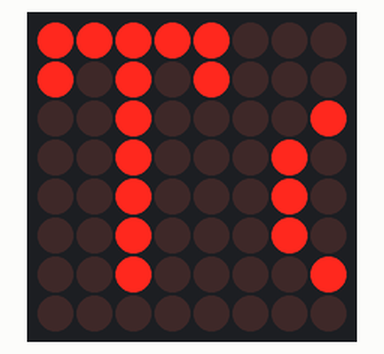
Recording of a sketch running on a simulated Arduino Uno, built with avr-gcc and run on an emulated ATmega328P. Parts: 8×8 LED matrix. What the sketch prints to the serial monitor is not drawn.

Above: at 0.05 s.
At 0.88 s:
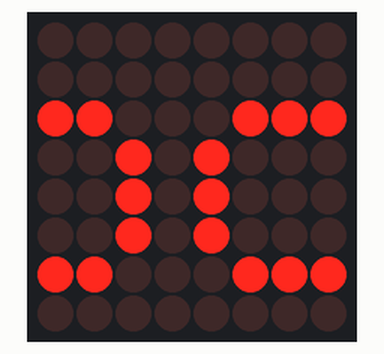
At 1.7 s:
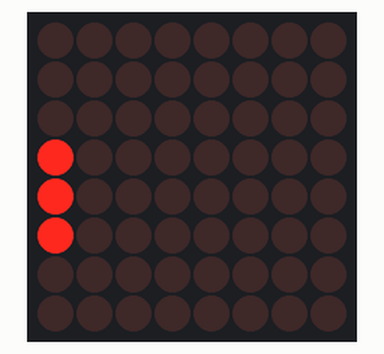
At 3.46 s:
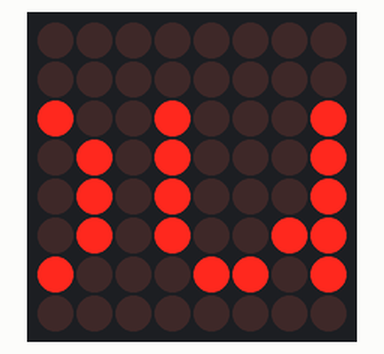
At 5.12 s:
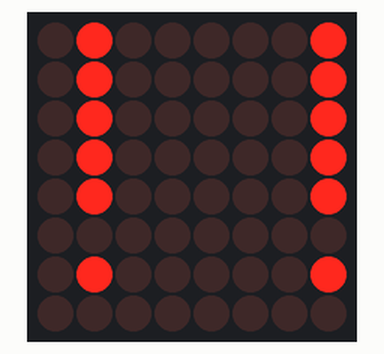
At 6.88 s:
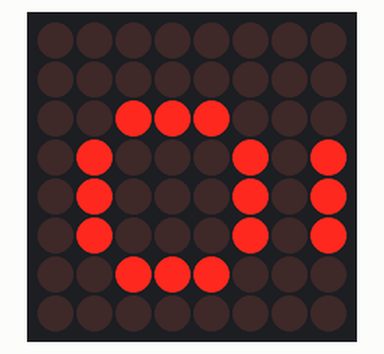

The sketch:

tooloud.ino
```cpp
#include <Wire.h>
#include <Adafruit_GFX.h>
#include "Adafruit_LEDBackpack.h"

Adafruit_8x8matrix matrix = Adafruit_8x8matrix();

void setup() {
  Serial.begin(9600);
  Serial.println("8x8 LED Matrix Test");
  matrix.begin(0x70);  // pass in the address
}

void loop() {
  matrix.setTextSize(1);
  matrix.setTextWrap(false);  // we dont want text to wrap so it scrolls nicely
  matrix.setTextColor(LED_ON);
  for (int8_t x=0; x>=-60; x--) {
    matrix.clear();
    matrix.setCursor(x,0);
    matrix.print("Too Loud!!!");
    matrix.writeDisplay();
    delay(100);
  }
  matrix.setRotation(0);
}
```

Measured:
- by itself, everything shown: repeats every 6.3 s, in 61 steps
